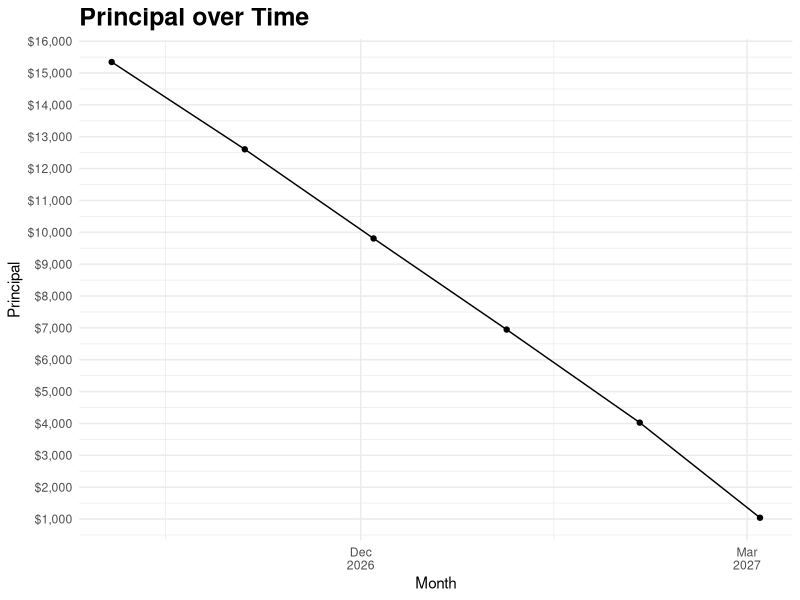

R code for this plot:
#########################################################################
#########################################################################
######### Debt Payoff Calculator  #######################################
######### (c) 2022 Thomas Cushman #######################################
#########################################################################
#########################################################################

#Set up the environment
require(tidyverse)
require(lubridate)
require(scales)
gc()
# Clear Console
cat("\014")
# Start with a fresh environment
rm(list = ls())

#1: Set principal as p
p <- 15020.28

#2: Set APY as i represented as full decimal percentage
i <- 25.99

#3: Set desired monthly payment as pmt
pmt <- 3007

#4: Set an optional start date
start_date <- "2026-10-04"

#Now run and enjoy the output
cnt <- 0
tot_interest <- 0

#All the calculation goodness
i <- i/100
while (p > 0) {
  tot_interest <- tot_interest + ((i/12)*p)
  p <- p + ((i/12)*p)
  if (exists("payoff_table")) {
    month <- cnt
    rem_principal <- p
    payoff_table <- add_row(payoff_table, month = cnt, rem_principal = p)
  } else {
    month <- cnt
    rem_principal <- p
    payoff_table <- tibble(month, rem_principal)
  }
  if (p < pmt) {
    final_p <- round(p, 2)
  }
  p <- p - pmt
  cnt <- cnt + 1
}

# Add dates
# Sets date to today if none is entered
if (is.null(start_date)) {
  start_date <- lubridate::today()
}
# Adds dates to payoff_table
payoff_table <- payoff_table |> 
  dplyr::mutate(
    date = as.Date(start_date) %m+% months(month)
  )

#Output variable parsing/reformatting
tot_interest <- round(tot_interest, 2)
final_pmt <- round(as.double(payoff_table[cnt, "rem_principal"]), 2)
final_month <- cnt + 1
rem_principal <- round(rem_principal, 2)
payoff_table$rem_principal <- round(payoff_table$rem_principal, 2)
payoff_date <- format(max(payoff_table$date), "%B %Y")

#Final output code
index <- 1
for (index in 1:nrow(payoff_table)) {
  print(sprintf("Month %i remaining balance: $%.2f",index-1, payoff_table$rem_principal[index]))
}

print(sprintf("Your debt will be paid off in %i months", index))
print(sprintf("Your payoff date is %s", payoff_date))
print(sprintf("Total interest paid will be $%.2f", tot_interest))

# Plot principle over time
line_plot <- payoff_table |> 
  ggplot(aes(
    x = date,
    y = rem_principal,
    group = 1
  )) +
  geom_line() +
  geom_point() +
  labs(
    title = "Principal over Time",
  ) +
  scale_x_date("Month",
               breaks = scales::breaks_width("3 months"),
               labels = scales::label_date_short()
  ) +
  scale_y_continuous("Principal",
                     breaks = scales::breaks_extended(16),
                     labels = scales::label_dollar()
  ) +
  theme_minimal() +
  theme(
    plot.title = element_text(
      face = "bold",
      size = 18
    )
  )
line_plot

#Uncomment to save plot to working directory
#ggsave("rem_principal_plot.png", width = 5, height = 4, dpi = 300)
